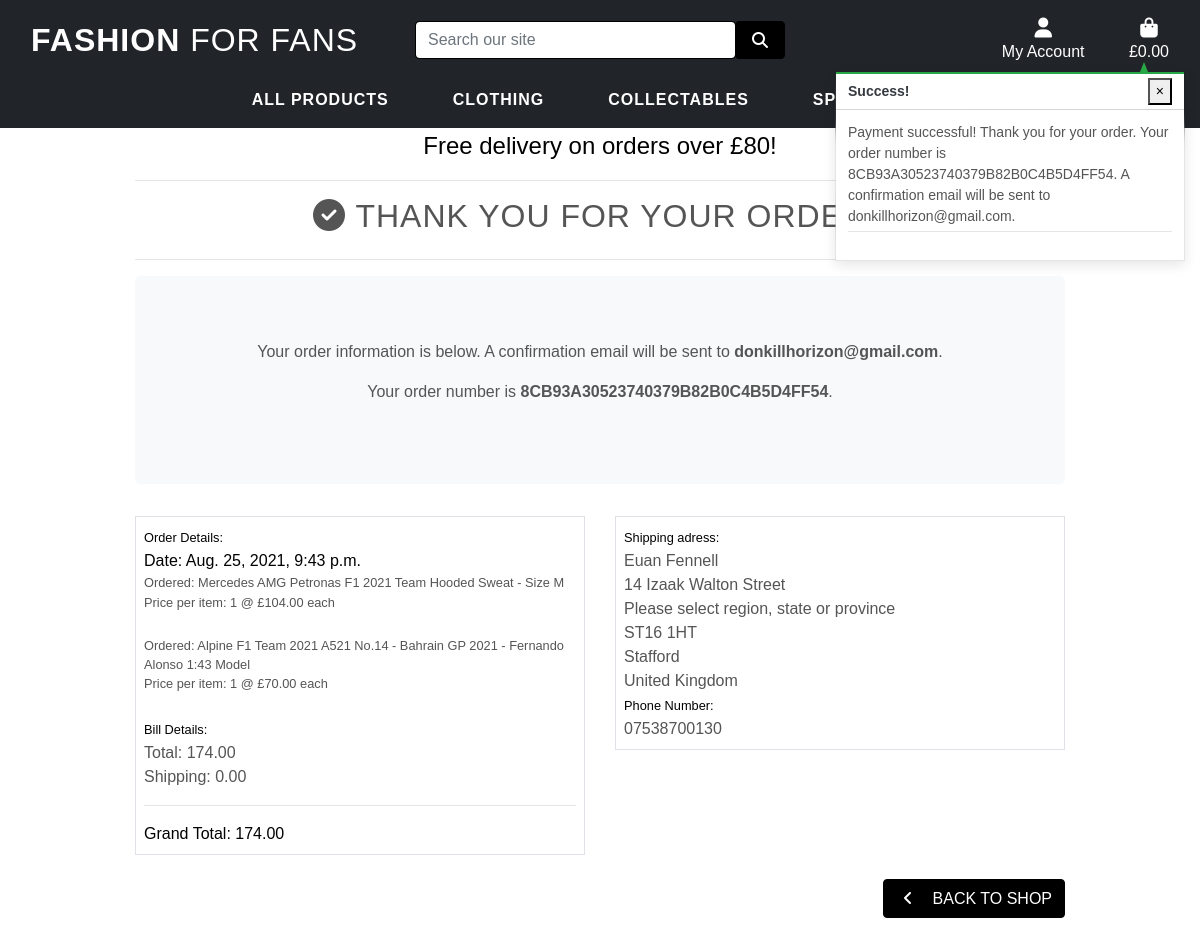
Screenshot of /checkout/checkout_success/8CB93A30523740379B82B0C4B5D4FF54 with the database file from the repository.
### checkout/models.py (models this page shows, shortened)
class Order(models.Model):
    order_number = models.CharField(max_length=32, null=False, editable=False)
    full_name = models.CharField(max_length=50, null=False, blank=False)
    email = models.EmailField(max_length=254, null=False, blank=False)
    phone_number = models.CharField(max_length=20, null=False, blank=False)
    country = models.CharField(max_length=40, null=False, blank=False)
    postcode = models.CharField(max_length=20, null=True, blank=True)
    town_or_city = models.CharField(max_length=40, null=False, blank=False)
    street_address1 = models.CharField(max_length=80, null=False, blank=False)
    street_address2 = models.CharField(max_length=80, null=True, blank=True)
    county = models.CharField(max_length=80, null=True, blank=True)
    date = models.DateTimeField(auto_now_add=True)
    delivery_cost = models.DecimalField(max_digits=6, decimal_places=2, null=False, default=0)
    order_total = models.DecimalField(max_digits=10, decimal_places=2, null=False, default=0)
    grand_total = models.DecimalField(max_digits=10, decimal_places=2, null=False, default=0)

class OrderLineItem(models.Model):
    order = models.ForeignKey(Order, null=False, blank=False, on_delete=models.CASCADE, related_name='lineitems')
    product = models.ForeignKey(Product, null=False, blank=False, on_delete=models.CASCADE)
    product_size = models.CharField(max_length=2, null=True, blank=True)  # XS, S, M, L, XL
    quantity = models.IntegerField(null=False, blank=False, default=0)
    lineitem_total = models.DecimalField(max_digits=6, decimal_places=2, null=False, blank=False, editable=False)

### products/models.py (models this page shows, shortened)
class Product(models.Model):
    Sizes = (('XS', 'X-Small'), ('S', 'Small'), ('M', 'Medium'),
             ('L', 'Large'), ('XL', 'X-Large'))
    category = models.ForeignKey('Category', null=True, blank=True, on_delete=models.SET_NULL)
    team = models.ForeignKey('Team', null=True, blank=True, on_delete=models.SET_NULL)
    sku = models.CharField(max_length=254, null=True, blank=True)
    name = models.CharField(max_length=254)
    description = models.TextField()
    has_sizes = models.BooleanField(default=False, null=True, blank=True)
    size = MultiSelectField(choices=Sizes, null=True, blank=True)
    price = models.DecimalField(max_digits=6, decimal_places=2)
    rating = models.DecimalField(max_digits=6, decimal_places=2, null=True, blank=True)
    image_url = models.URLField(max_length=1024, null=True, blank=True)
    image = models.ImageField(null=True, blank=True)

### checkout/views.py (the view)
# urls.py: path('checkout_success/<order_number>', views.checkout_success, name='checkout_success'),
def checkout_success(request, order_number):
    save_info = request.session.get('save_info')
    order = get_object_or_404(Order, order_number=order_number)
    messages.success(request, f'Payment successful! \
        Thank you for your order. Your order number is \
        {order_number}. A confirmation email will be sent \
        to {order.email}.')
    if 'bag' in request.session:
        del request.session['bag']
    template = 'checkout/checkout_success.html'
    context = {
        'order': order,
    }
    return render(request, template, context)

### bag/contexts.py (called while the page is built, shortened)
def bag_contents(request):
    bag_items = []
    total = 0
    product_count = 0
    bag = request.session.get('bag', {})
    if total < settings.FREE_DELIVERY_THRESHOLD:
        delivery = total * Decimal(settings.STANDARD_DELIVERY_PERCENTAGE/100)
        free_delivery_delta = settings.FREE_DELIVERY_THRESHOLD - total
    else:
        delivery = 0
        free_delivery_delta = 0
    grand_total = delivery + total
    context = {
        'bag_items': bag_items,
        'total': total,
        'product_count': product_count,
        'delivery': delivery,
        'free_delivery_delta': free_delivery_delta,
        'free_delivery_threshold': settings.FREE_DELIVERY_THRESHOLD,
        'grand_total': grand_total,
    }
    return context

### checkout/templates/checkout/checkout_success.html (shortened to what this page needs)
{% extends "base.html" %}
{% load static %}
{% block extra_css %}
    <link rel="stylesheet" href="{% static 'checkout/css/checkout.css' %}">
{% endblock %}
{% block page_header %}
    <div class="container header-container">
    </div>
{% endblock %}
{% block content %}
    <div class="container checkout-container">
        <div class="row">
            <div class="col text-center">
                <hr>
                <h2 class="logo-font mb-4 text-full main-font"><i class="fas fa-check-circle"></i> Thank you for your order !</h2>
                <hr>
                <div class=" jumbotron bg-light">
                    <p class="text-full bg-light main-font">Your order information is below. A confirmation email will be sent to <strong>{{ order.email }}</strong>.</p>
                    <p class="text-full bg-light main-font">Your order number is <strong>{{ order.order_number }}</strong>.</p>
                </div>
            </div>
        </div>
        <div class="row">
            <div class="col-12 col-lg-6">
                <div class="order-confirmation-wrapper p-2 border text-full">
                    <small class="text-black">Order Details:</small>
                    <p class="mb-0 text-black"> Date: {{ order.date }}</p>
                    {% for item in order.lineitems.all %}
                        <p class="small mb-0 main-font"> Ordered:
                            {{ item.product.name }}{% if item.product_size %} - Size {{ item.product_size|upper }}{% endif %}
                        </p>
                        <p class="small mb-0 main-font">Price per item: {{ item.quantity }} @ £{{ item.product.price }} each</p><br>
                    {% endfor %}
                    <small class="text-black">Bill Details:</small>
                    <p class="mb-0 main-font">Total: {{ order.order_total }}</p>
                    <p class="mb-0 main-font">Shipping: {{ order.delivery_cost }}</p>
                    <hr>
                    <p class="mb-0 text-black">Grand Total: {{ order.grand_total }}</p>
                </div>
            </div>
            <div class="col-12 col-lg-6">
                <div class="order-confirmation-wrapper p-2 border text-full">
                    <small class="text-black">Shipping adress:</small>
                     <p class="mb-0 main-font">{{ order.full_name }}</p>
                     <p class="mb-0 main-font">{{ order.street_address1 }}</p>
                    {% if order.county %}
                        <p class="mb-0 main-font">{{ order.county }}</p>
                    {% endif %}
                    {% if order.postcode %}
                        <p class="mb-0 main-font">{{ order.postcode }}</p>
                    {% endif %}
                    <p class="mb-0 main-font">{{ order.town_or_city }}</p>
                    <p class="mb-0 main-font">{{ order.country }}</p>
                    <small class="text-black">Phone Number:</small>
                    <p class="mb-0 main-font">{{ order.phone_number }}</p>
                </div>
            </div>
        </div>
        <div class="row">
			<div class="col-12 text-right mt-3">
                <a href="{% url 'products' %}" class="btn btn-outline-white text-full rounded my-2">
                    <span class="icon mr-2">
                        <i class="fas fa-angle-left"></i>
                    </span>
                    <span class="text-uppercase">Back to shop</span>
                </a>
			</div>
        </div>
    </div>
{% endblock %}

### static/css/base.css (style rules this page uses)
:root { --main-font-color-dark: #555; }
html { height: 100%; }
body { background: linear-gradient(to bottom, rgba(0,0,0,0.1), rgba(0,0,0,0.1)), url('/media/homepage-image.png') no-repeat center center fixed; background-size: cover; height: calc(100vh - 164px); color: #f5f5f5; font-family: 'Monserrat', sans-serif; }
.icon { align-items: center; display: inline-flex; justify-content: center; height: 1.5rem; width: 1.5rem; }
.logo-font { text-transform: uppercase; letter-spacing: 1px; }
.btn-outline-white { background: black; color: white !important; border: 1px solid black; }
.text-black { color: #000 !important; }
.main-font { color: var(--main-font-color-dark); }
@media (min-width: 1200px) { .container { max-width: 80%; } }
@media (min-width: 992px) { .header-container { padding-top: 164px; } }

### rows the page displays
Order: email "donkillhorizon@gmail.com", order_number "8CB93A30523740379B82B0C4B5D4FF54", date "Aug. 25, 2021, 9:43 p.m.", order_total "174.00", delivery_cost "0.00", grand_total "174.00", full_name "Euan Fennell", street_address1 "14 Izaak Walton Street", county "Please select region, state or province", postcode "ST16 1HT", town_or_city "Stafford", country "United Kingdom", phone_number "07538700130"
OrderLineItem: product.name "Mercedes AMG Petronas F1 2021 Team Hooded Sweat", product_size "M", quantity "1", product.price "104.00"
OrderLineItem: product.name "Alpine F1 Team 2021 A521 No.14 - Bahrain GP 2021 - Fernando Alonso 1:43 Model", quantity "1", product.price "70.00"

### other values shown
{{ free_delivery_threshold }} "80"
{{ message }} "Payment successful! Thank you for your order. Your order number is 8CB93A30523740379B82B0C4B5D4FF54. A confirmation email will be sent to donkillhorizon@gmail.com."
